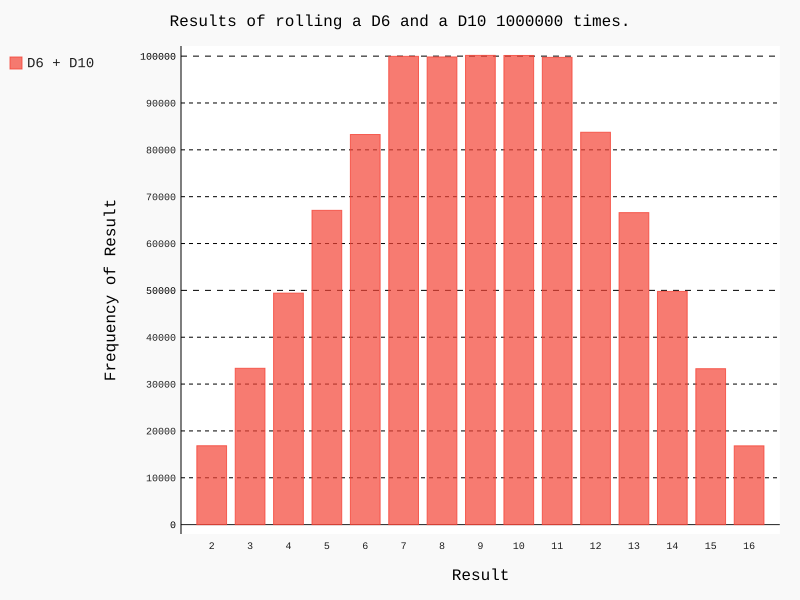

This chart was generated by the following Python code:
from random import randint
import pygal
import webbrowser
import os

class Die():
    """A class representing a single die."""
    def __init__(self, num_sides=6):
        """Assume a six-sided die."""
        self.num_sides = num_sides
    def roll(self):
        """"Return a random value between 1 and number of sides."""
        return randint(1, self.num_sides)


die_1 = Die()
die_2 = Die(10)

# Make some rolls, and store results in a list.
results = []
ran = 1000000
for roll_num in range(ran):
    result = die_1.roll() + die_2.roll()
    results.append(result)

# Analyze the results.
frequencies = []
max_result = die_1.num_sides + die_2.num_sides
for value in range(2, max_result+1):
  frequency = results.count(value)
  frequencies.append(frequency)

# Visualize the results.
hist = pygal.Bar()
hist.title = "Results of rolling a D6 and a D10 "+str(ran)+" times."
hist.x_labels = ['2', '3', '4', '5', '6', '7', '8', '9', '10', '11', '12',
'13', '14', '15', '16']
hist.x_title = "Result"
hist.y_title = "Frequency of Result"
hist.add('D6 + D10', frequencies)

hist.render_to_file('die_visual.svg')

url = 'die_visual.svg'
firefox = webbrowser.Mozilla("C:\\Program Files\\Mozilla Firefox\\firefox.exe")
firefox.open_new_tab(os.getcwd()+"\\"+url)
